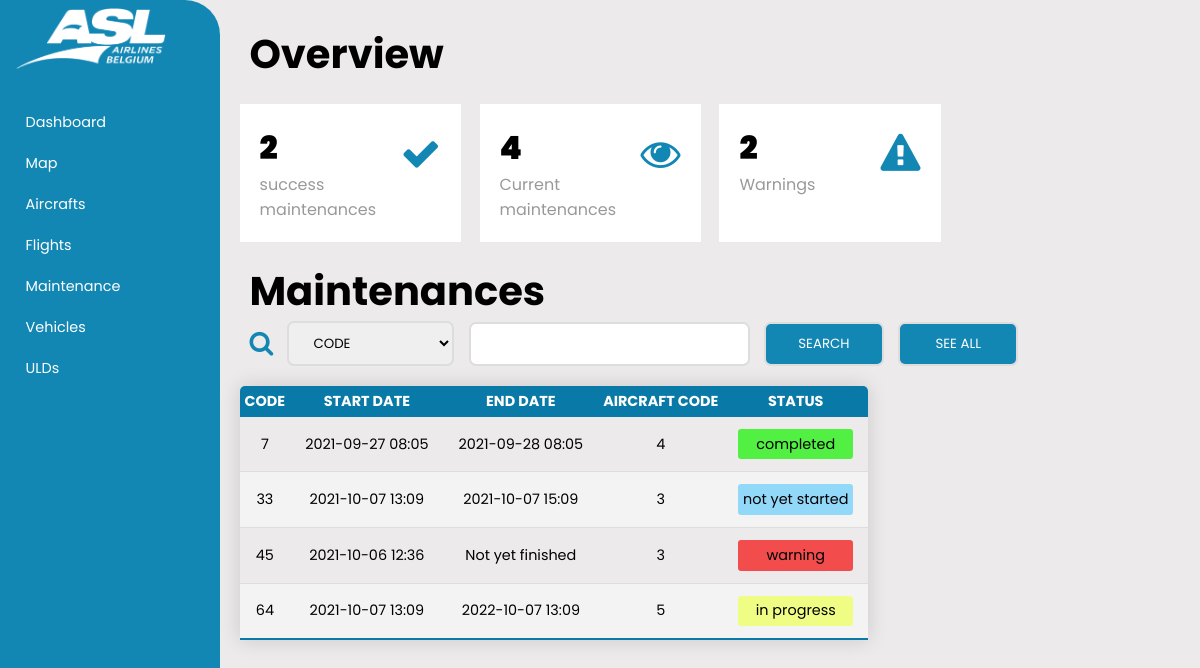
The page /project/maintenance.php on the database its author committed.
### tables this page shows
CREATE TABLE IF NOT EXISTS `maintenance` (
  `id` int(11) NOT NULL AUTO_INCREMENT,
  `start_date` timestamp NOT NULL DEFAULT CURRENT_TIMESTAMP ON UPDATE CURRENT_TIMESTAMP,
  `end_date` timestamp NULL DEFAULT NULL,
  `aircraft_id` int(11) NOT NULL,
  `status` enum('not yet started','warning','in progress','completed') NOT NULL,
  PRIMARY KEY (`id`),
  KEY `aircraft_id` (`aircraft_id`)
);

### project/maintenance.php (the view, shortened to what this page needs)
<?php
    include_once("./add_ons/header.php");
    include("./includes/dbconn.inc.php");
    include("./add_ons/sidebar.php");
?>
<?php
    $sql ="SELECT COUNT(id) as nb_completed FROM `maintenance` WHERE status='completed'";
    $result = mysqli_query($conn, $sql);
    $row = mysqli_fetch_assoc($result);
    $nb_completed = $row['nb_completed'];
    $sql ="SELECT COUNT(id) as nb_current FROM `maintenance` WHERE status ='in progress' OR status='warning'";
    $result = mysqli_query($conn, $sql);
    $row = mysqli_fetch_assoc($result);
    $nb_current = $row['nb_current'];
    $sql ="SELECT COUNT(id) as nb_warnings FROM `maintenance` WHERE status='warning'";
    $result = mysqli_query($conn, $sql);
    $row = mysqli_fetch_assoc($result);
    $nb_warnings = $row['nb_warnings'];
?>
<div class="main-content">
    <h1>Overview</h1>
    <div class="cardBox">
        <div class="card">
            <div>
                <div class="numbers"><?php echo $nb_completed; ?></div>
                <div class="cardname">success maintenances</div>
            </div>
            <div class="iconBox">
                <i class="fa fa-check" aria-hidden="true"></i>
            </div>
        </div>
        <div class="card">
            <div>
                <div class="numbers"><?php echo $nb_current; ?></div>
                <div class="cardname">Current maintenances</div>
            </div>
            <div class="iconBox">
                <i class="fa fa-eye" aria-hidden="true"></i>
            </div>
        </div>
        <div class="card">
            <div>
                <div class="numbers"><?php echo $nb_warnings; ?></div>
                <div class="cardname">Warnings</div>
            </div>
            <div class="iconBox">
                <i class="fa fa-exclamation-triangle" aria-hidden="true"></i>
            </div>
        </div>
    </div>
    <h1>Maintenances</h1>
    <div class="Maintenance">
        <form class="form-search" action='/project/includes/maintenance.inc.php' method='post'>
            <i class="fa fa-search" aria-hidden="true" id="search_icon"></i>
            <select name="select-search">
                <option value="id">CODE</option>
            </select>
            <input type="text" name="contain-search">
            <button type="submit">SEARCH</button>
            <button type="submit" name="see-all-button">SEE ALL</button>
        </form>
        <div class="table_and_buttons">
            <table class="content-table">
                <thead>
                    <tr>
                        <th>code</th>
                        <th>start date</th>
                        <th>end date</th>
                        <th>aircraft code</th>
                        <th>Status</th>
                    </tr>
                </thead>
                <tbody>
                    <?php
                        $sql ="SELECT * FROM `maintenance` limit 4";
                        $result = mysqli_query($conn, $sql);
                        $nb_rows = mysqli_num_rows($result);
                        $maintenances ="";
                        if ($nb_rows>0){
                            while ($row = mysqli_fetch_assoc($result)){
                                $maintenances .= "<tr>";
                                $maintenances .= "<td>".$row['id']."</td>";
                                $maintenance_date = $row['start_date'];
                                $maintenance_date_new_format = date('Y-m-d H:i', strtotime($maintenance_date));
                                $maintenances .= "<td>".$maintenance_date_new_format."</td>";
                                $maintenance_date_end = $row['end_date'];
                                if($maintenance_date_end != NULL){
                                    $maintenance_date_new_format_end = date('Y-m-d H:i', strtotime($maintenance_date_end));
                                    $maintenances .= "<td>".$maintenance_date_new_format_end."</td>";
                                } else {
                                    $maintenances .= "<td>Not yet finished</td>";
                                }
                                $maintenances .= "<td>".$row['aircraft_id']."</td>";
                                if ($row['status'] == "completed"){
                                    $maintenances .= "<td> <p class='status status-completed'>".$row['status']."</p></td>";
                                }
                                else if ($row['status'] == "in progress"){
                                    $maintenances .= "<td> <p class='status status-inprogress'>".$row['status']."</p></td>";
                                }
                                else if ($row['status'] == "not yet started"){
                                    $maintenances .= "<td> <p class='status status-notyetstarted'>".$row['status']."</p></td>";
                                }
                                else if ($row['status'] == "warning"){
                                    $maintenances .= "<td> <p class='status status-warning'>".$row['status']."</p></td>";
                                }
                                else {
                                    $maintenances .= "<td>".$row['status']."</td>";
                                }
                            }
                        }
                        echo $maintenances;
                    ?>
                </tbody>
            </table>
        </div>
    </div>
</div>
<?php
    include_once("./add_ons/footer.php");
?>

### project/style.css (style rules this page uses)
:root { --main-color: #1387b4; --color-dark: #1D2231; --background_color: #eceaea; --clr-inprogress: #f0ff6bd0; --clr-notyetstarted: #81d4fad8; --clr-warning: #f51e1ec5; --clr-completed: #17f303b9; }
* { font-family: 'Poppins', sans-serif; margin: 0; padding: 0; text-decoration: none; list-style-type: none; box-sizing: border-box; }
body { background-color: var(--background_color); }
.main-content { position: relative; height: 100%; margin-top: 2%; margin-left: 220px; transition: margin-left 500ms; background: var(--background_color); }
.main-content h1 { margin-left:3%; font-size: 2.5em; }
.cardBox { position: relative; width: 100%; padding: 2%; display: grid; grid-template-columns: repeat(4,1fr); grid-gap: 2%; }
.cardBox .card { position: relative; background: #fff; padding: 20px; display: flex; justify-content: space-between; }
.cardBox .card .numbers { position: relative; font-size: 2em; font-weight: 1000; }
.cardBox .card .cardname { color: #999; }
.cardBox .card .iconBox { font-size: 2.5em; color: var(--main-color); }
.content-table { border-collapse: collapse; border-spacing: 50px 0; margin-top: 2%; font-size: 0.9em; min-width: 400px; border-radius: 5px 5px 0 0 ; overflow: hidden; box-shadow: 0 0 20px rgba(0, 0, 0, 0.15); table-layout: auto; width: 60%; position: relative; margin-left: 2%; }
.content-table th { position: sticky; top : 0; text-align: center; text-transform: uppercase; padding: 5px; }
.content-table thead tr { background-color: #097aa7; color: #ffffff; text-align: center; font-weight: bold; white-space: nowrap; }
.content-table td { padding: 12px 15px; white-space: nowrap; text-align: center; }
.content-table tbody tr { border-bottom: 1px solid #dddddd ; }
.content-table tbody tr:nth-of-type(even) { background-color: #f3f3f3; }
.content-table tbody tr:last-of-type { border-bottom: 2px solid #097aa7; }
.status { border-radius: 0.2rem; padding: 0.3rem; text-align: center; }
.status-warning { background-color: var(--clr-warning); }
.status-inprogress { background-color: var(--clr-inprogress); }
.status-completed { background-color: var(--clr-completed); }
.status-notyetstarted { background-color: var(--clr-notyetstarted); }
.table_and_buttons { display: flex; flex-flow: row wrap; align-items: center; }
.form-search { display: flex; flex-flow: row wrap; align-items: center; font-size: 1.6rem; margin-left: 3%; }
.form-search i { color: var(--main-color); }
.form-search select { padding: 10px 20px; border: 2px solid #ddd; margin-left: 1.5%; border-radius: 7px; }
.form-search input { vertical-align: middle; margin-left: 1.5%; padding: 10px; background-color: #fff; border: 2px solid #ddd; border-radius: 7px; }
.form-search button, .SEE_ALL-button, .ADD-button { padding: 10px 20px; background-color: var(--main-color); border: 2px solid #ddd; color: white; cursor: pointer; border-radius: 7px; margin-left: 1.5%; width: 120px; }

### rows shown on the page
maintenance: id "7", start_date "2021-09-27 08:05", end_date "2021-09-28 08:05", aircraft "4", status "completed"
maintenance: id "33", start_date "2021-10-07 13:09", end_date "2021-10-07 15:09", aircraft "3", status "not yet started"
maintenance: id "45", start_date "2021-10-06 12:36", shows "Not yet finished", aircraft "3", status "warning"
maintenance: id "64", start_date "2021-10-07 13:09", end_date "2022-10-07 13:09", aircraft "5", status "in progress"

### other values the page prints
$nb_completed "2"
$nb_current "4"
$nb_warnings "2"
